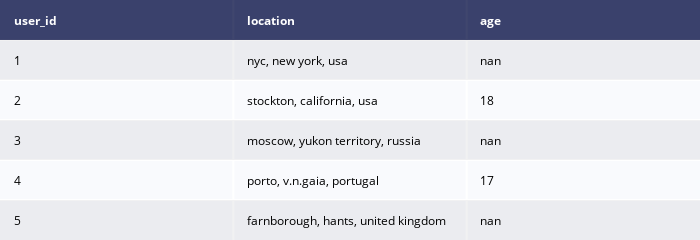

Write notebook code for a chart like this one.
### Code cell
#Users Dataset
dat = ff.create_table(users.head())
dat.update_layout(autosize=False,height=200, width = 700)

### Figure 1 — Plotly figure (JSON) as saved in the notebook; plotly's stock layout.template omitted (floating-point values rounded to 4 significant figures)
{"data": [{"colorscale": [[0, "#00083e"], [0.5, "#ededee"], [1, "#ffffff"]], "hoverinfo": "none", "opacity": 0.75, "showscale": false, "type": "heatmap", "z": [[0, 0, 0], [0.5, 0.5, 0.5], [1, 1, 1], [0.5, 0.5, 0.5], [1, 1, 1], [0.5, 0.5, 0.5]]}], "layout": {"annotations": [{"align": "left", "font": {"color": "#ffffff"}, "showarrow": false, "text": "<b>user_id</b>", "x": -0.45, "xanchor": "left", "xref": "x", "y": 0, "yref": "y"}, {"align": "left", "font": {"color": "#ffffff"}, "showarrow": false, "text": "<b>location</b>", "x": 0.55, "xanchor": "left", "xref": "x", "y": 0, "yref": "y"}, {"align": "left", "font": {"color": "#ffffff"}, "showarrow": false, "text": "<b>age</b>", "x": 1.55, "xanchor": "left", "xref": "x", "y": 0, "yref": "y"}, {"align": "left", "font": {"color": "#000000"}, "showarrow": false, "text": "1", "x": -0.45, "xanchor": "left", "xref": "x", "y": 1, "yref": "y"}, {"align": "left", "font": {"color": "#000000"}, "showarrow": false, "text": "nyc, new york, usa", "x": 0.55, "xanchor": "left", "xref": "x", "y": 1, "yref": "y"}, {"align": "left", "font": {"color": "#000000"}, "showarrow": false, "text": "nan", "x": 1.55, "xanchor": "left", "xref": "x", "y": 1, "yref": "y"}, {"align": "left", "font": {"color": "#000000"}, "showarrow": false, "text": "2", "x": -0.45, "xanchor": "left", "xref": "x", "y": 2, "yref": "y"}, {"align": "left", "font": {"color": "#000000"}, "showarrow": false, "text": "stockton, california, usa", "x": 0.55, "xanchor": "left", "xref": "x", "y": 2, "yref": "y"}, {"align": "left", "font": {"color": "#000000"}, "showarrow": false, "text": "18", "x": 1.55, "xanchor": "left", "xref": "x", "y": 2, "yref": "y"}, {"align": "left", "font": {"color": "#000000"}, "showarrow": false, "text": "3", "x": -0.45, "xanchor": "left", "xref": "x", "y": 3, "yref": "y"}, {"align": "left", "font": {"color": "#000000"}, "showarrow": false, "text": "moscow, yukon territory, russia", "x": 0.55, "xanchor": "left", "xref": "x", "y": 3, "yref": "y"}, {"align": "left", "font": {"color": "#000000"}, "showarrow": false, "text": "nan", "x": 1.55, "xanchor": "left", "xref": "x", "y": 3, "yref": "y"}, {"align": "left", "font": {"color": "#000000"}, "showarrow": false, "text": "4", "x": -0.45, "xanchor": "left", "xref": "x", "y": 4, "yref": "y"}, {"align": "left", "font": {"color": "#000000"}, "showarrow": false, "text": "porto, v.n.gaia, portugal", "x": 0.55, "xanchor": "left", "xref": "x", "y": 4, "yref": "y"}, {"align": "left", "font": {"color": "#000000"}, "showarrow": false, "text": "17", "x": 1.55, "xanchor": "left", "xref": "x", "y": 4, "yref": "y"}, {"align": "left", "font": {"color": "#000000"}, "showarrow": false, "text": "5", "x": -0.45, "xanchor": "left", "xref": "x", "y": 5, "yref": "y"}, {"align": "left", "font": {"color": "#000000"}, "showarrow": false, "text": "farnborough, hants, united kingdom", "x": 0.55, "xanchor": "left", "xref": "x", "y": 5, "yref": "y"}, {"align": "left", "font": {"color": "#000000"}, "showarrow": false, "text": "nan", "x": 1.55, "xanchor": "left", "xref": "x", "y": 5, "yref": "y"}], "autosize": false, "height": 200, "margin": {"b": 0, "l": 0, "r": 0, "t": 0}, "width": 700, "xaxis": {"dtick": 1, "gridwidth": 2, "showticklabels": false, "tick0": -0.5, "ticks": "", "zeroline": false}, "yaxis": {"autorange": "reversed", "dtick": 1, "gridwidth": 2, "showticklabels": false, "tick0": 0.5, "ticks": "", "zeroline": false}}}
